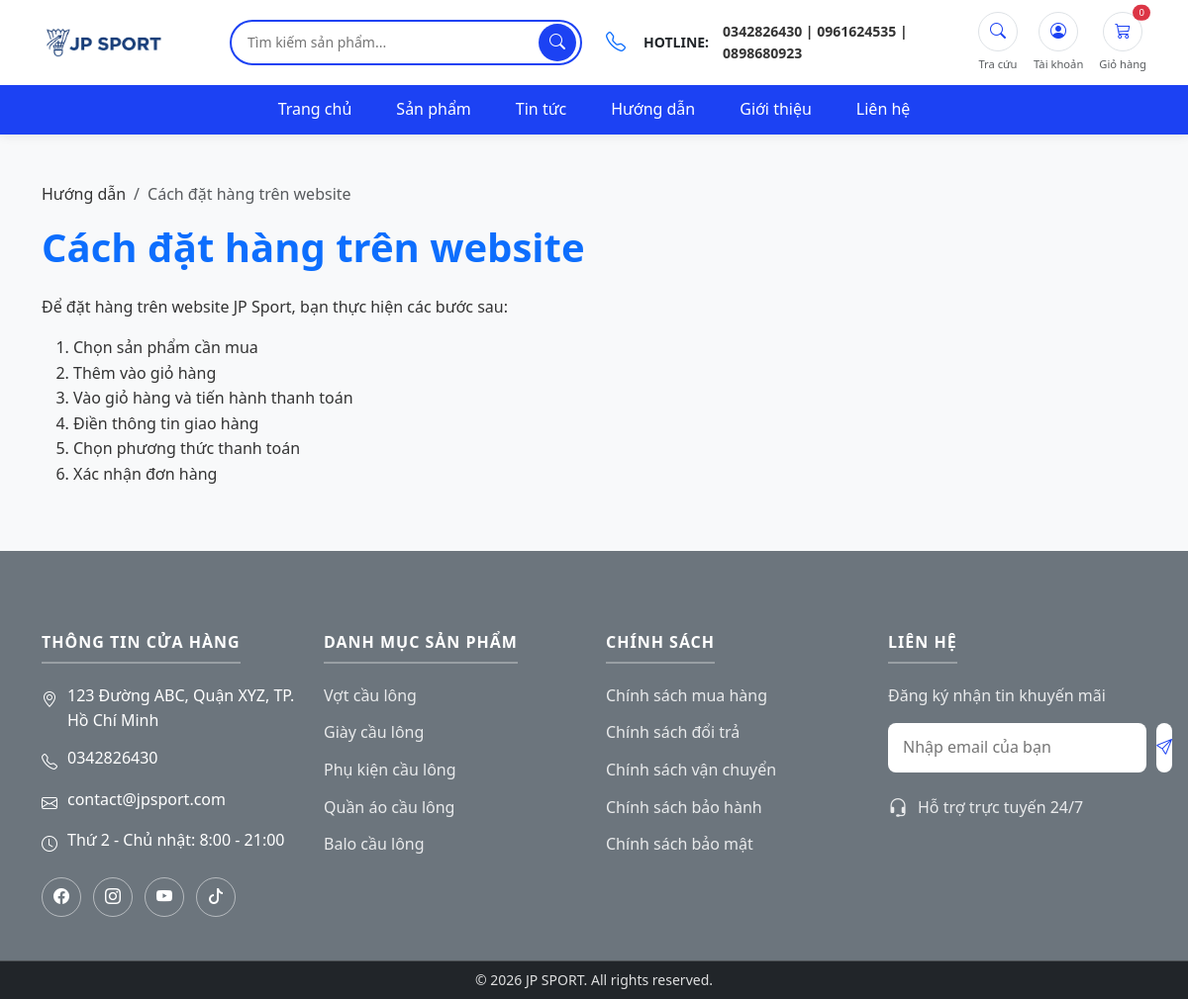
Screenshot of /guide?category=1 with the database file from the repository.
### tables this page shows
CREATE TABLE IF NOT EXISTS guide_contents (
    id INT AUTO_INCREMENT PRIMARY KEY,
    category_id INT NOT NULL,
    title VARCHAR(255) NOT NULL,
    slug VARCHAR(255) UNIQUE NOT NULL,
    content TEXT NOT NULL,
    created_at TIMESTAMP DEFAULT CURRENT_TIMESTAMP,
    updated_at TIMESTAMP DEFAULT CURRENT_TIMESTAMP ON UPDATE CURRENT_TIMESTAMP,
    FOREIGN KEY (category_id) REFERENCES guide_categories(id) ON DELETE CASCADE,
    INDEX idx_category (category_id),
    INDEX idx_slug (slug)
);

### public/index.php (called while the page is built, shortened)
<?php
require_once ROOT_PATH . '/config/database.php';
require_once ROOT_PATH . '/app/Core/Database.php';
require_once ROOT_PATH . '/app/Controllers/HomeController.php';
$url = $_GET['url'] ?? '';
$url = rtrim($url, '/');
$url = filter_var($url, FILTER_SANITIZE_URL);
$router = new Router();
$router->get('', ['controller' => 'Home', 'action' => 'index']);
$router->get('/', ['controller' => 'Home', 'action' => 'index']);
$router->get('products', ['controller' => 'Home', 'action' => 'products']);
$router->get('products/{slug}', ['controller' => 'Home', 'action' => 'productDetail']);
$router->get('categories/{slug}', ['controller' => 'Home', 'action' => 'category']);
$router->get('news', ['controller' => 'Home', 'action' => 'news']);
$router->get('news/{slug}', ['controller' => 'Home', 'action' => 'newsDetail']);
$router->get('contact', ['controller' => 'Home', 'action' => 'contact']);
$router->post('contact/send', ['controller' => 'Home', 'action' => 'contactSend']);
$router->get('contact/success', ['controller' => 'Home', 'action' => 'contactSuccess']);
$router->get('about', ['controller' => 'Home', 'action' => 'about']);
$router->get('guide', ['controller' => 'Home', 'action' => 'guide']);
$router->get('cart', ['controller' => 'Home', 'action' => 'cart']);
$router->get('cart/add', ['controller' => 'Home', 'action' => 'addToCart']);
$router->post('cart/update', ['controller' => 'Home', 'action' => 'updateCart']);
$router->post('cart/remove', ['controller' => 'Home', 'action' => 'removeCart']);
$router->get('checkout', ['controller' => 'Home', 'action' => 'checkout']);
$router->get('product', ['controller' => 'Home', 'action' => 'productDetail']);
$router->post('api/create-order', ['controller' => 'Home', 'action' => 'createOrder']);
$router->post('api/clear-cart', ['controller' => 'Home', 'action' => 'clearCart']);
$router->get('tra-cuu-don-hang', ['controller' => 'Home', 'action' => 'orderLookup']);
$router->get('profile', ['controller' => 'Home', 'action' => 'profile']);
$router->get('thanh-vien', ['controller' => 'Home', 'action' => 'profile']);
$router->get('profile/addresses', ['controller' => 'Home', 'action' => 'addresses']);
$router->post('profile/addresses', ['controller' => 'Home', 'action' => 'addresses']);
$router->post('profile/update', ['controller' => 'Home', 'action' => 'profileUpdate']);
$router->get('my-orders', ['controller' => 'Home', 'action' => 'myOrders']);
$router->get('order/{id}', ['controller' => 'Home', 'action' => 'orderDetail']);
$router->get('verify-email', ['controller' => 'Home', 'action' => 'verifyEmail']);
$router->get('login', ['controller' => 'Home', 'action' => 'login']);
$router->post('login', ['controller' => 'Home', 'action' => 'loginSubmit']);
$router->get('register', ['controller' => 'Home', 'action' => 'register']);
$router->post('register', ['controller' => 'Home', 'action' => 'registerSubmit']);
$router->get('logout', ['controller' => 'Home', 'action' => 'logout']);
$router->get('admin/login', ['controller' => 'Auth', 'action' => 'login']);
$router->post('admin/login/authenticate', ['controller' => 'Auth', 'action' => 'authenticate']);
$router->get('admin/logout', ['controller' => 'Auth', 'action' => 'logout']);
$router->get('admin/dashboard', ['controller' => 'Dashboard', 'action' => 'index']);
$router->get('admin', ['controller' => 'Dashboard', 'action' => 'profile']);
$router->get('admin/products', ['controller' => 'Product', 'action' => 'index']);
$router->get('admin/products/create', ['controller' => 'Product', 'action' => 'create']);
$router->post('admin/products/store', ['controller' => 'Product', 'action' => 'store']);
$router->get('admin/products/edit', ['controller' => 'Product', 'action' => 'edit']);
$router->post('admin/products/update', ['controller' => 'Product', 'action' => 'update']);
$router->post('admin/products/delete', ['controller' => 'Product', 'action' => 'delete']);
$router->post('admin/products/status', ['controller' => 'Product', 'action' => 'status']);
$router->get('admin/posts', ['controller' => 'Post', 'action' => 'index']);
$router->get('admin/posts/create', ['controller' => 'Post', 'action' => 'create']);
$router->post('admin/posts/store', ['controller' => 'Post', 'action' => 'store']);
$router->get('admin/posts/edit', ['controller' => 'Post', 'action' => 'edit']);
$router->post('admin/posts/update', ['controller' => 'Post', 'action' => 'update']);
$router->post('admin/posts/delete', ['controller' => 'Post', 'action' => 'delete']);
$router->post('admin/posts/status', ['controller' => 'Post', 'action' => 'status']);
$router->get('admin/categories', ['controller' => 'Category', 'action' => 'index']);
$router->get('admin/categories/create', ['controller' => 'Category', 'action' => 'create']);
$router->post('admin/categories/store', ['controller' => 'Category', 'action' => 'store']);
$router->get('admin/categories/edit', ['controller' => 'Category', 'action' => 'edit']);
$router->post('admin/categories/update', ['controller' => 'Category', 'action' => 'update']);
$router->post('admin/categories/delete', ['controller' => 'Category', 'action' => 'delete']);
$router->get('admin/brands', ['controller' => 'Brand', 'action' => 'index']);
$router->get('admin/brands/create', ['controller' => 'Brand', 'action' => 'create']);
$router->post('admin/brands/store', ['controller' => 'Brand', 'action' => 'store']);
$router->get('admin/brands/edit', ['controller' => 'Brand', 'action' => 'edit']);
$router->post('admin/brands/update', ['controller' => 'Brand', 'action' => 'update']);
$router->post('admin/brands/delete', ['controller' => 'Brand', 'action' => 'delete']);
$router->get('admin/brands/filter', ['controller' => 'Brand', 'action' => 'filter']);
$router->get('admin/orders', ['controller' => 'Order', 'action' => 'index']);
$router->get('admin/orders/view', ['controller' => 'Order', 'action' => 'show']);
$router->post('admin/orders/status', ['controller' => 'Order', 'action' => 'status']);
$router->post('admin/orders/payment-status', ['controller' => 'Order', 'action' => 'paymentStatus']);
$router->post('admin/orders/delete', ['controller' => 'Order', 'action' => 'delete']);
$router->get('admin/users', ['controller' => 'User', 'action' => 'index']);
$router->get('admin/users/create', ['controller' => 'User', 'action' => 'create']);
$router->post('admin/users/store', ['controller' => 'User', 'action' => 'store']);
$router->get('admin/users/edit', ['controller' => 'User', 'action' => 'edit']);
$router->post('admin/users/update', ['controller' => 'User', 'action' => 'update']);
$router->post('admin/users/delete', ['controller' => 'User', 'action' => 'delete']);
$router->post('admin/users/status', ['controller' => 'User', 'action' => 'status']);
$router->get('admin/contacts', ['controller' => 'Contact', 'action' => 'index']);
$router->get('admin/contacts/messenger', ['controller' => 'Contact', 'action' => 'messenger']);
$router->get('admin/guides', ['controller' => 'Guide', 'action' => 'index']);
$router->get('admin/guides/create', ['controller' => 'Guide', 'action' => 'create']);
$router->post('admin/guides/store', ['controller' => 'Guide', 'action' => 'store']);
$router->get('admin/guides/edit', ['controller' => 'Guide', 'action' => 'edit']);
$router->post('admin/guides/update', ['controller' => 'Guide', 'action' => 'update']);
$router->post('admin/guides/delete', ['controller' => 'Guide', 'action' => 'delete']);
$router->get('admin/guide-categories', ['controller' => 'Guide', 'action' => 'categories']);
$router->get('admin/guide-categories/create', ['controller' => 'Guide', 'action' => 'createCategory']);
$router->post('admin/guide-categories/store', ['controller' => 'Guide', 'action' => 'storeCategory']);
$router->get('admin/guide-categories/edit', ['controller' => 'Guide', 'action' => 'editCategory']);
$router->post('admin/guide-categories/update', ['controller' => 'Guide', 'action' => 'updateCategory']);
$router->post('admin/guide-categories/delete', ['controller' => 'Guide', 'action' => 'deleteCategory']);
$router->dispatch($url);

### app/Core/Database.php (called while the page is built, shortened)
<?php
class Database {
    private static $instance = null;
    private $pdo;
    private function __construct() {
        $dsn = "mysql:host=" . DB_HOST . ";dbname=" . DB_NAME . ";charset=" . DB_CHARSET;
        $options = [
            PDO::ATTR_ERRMODE => PDO::ERRMODE_EXCEPTION,
            PDO::ATTR_DEFAULT_FETCH_MODE => PDO::FETCH_ASSOC,
            PDO::ATTR_EMULATE_PREPARES => false,
            PDO::ATTR_PERSISTENT => false,
            PDO::MYSQL_ATTR_SSL_VERIFY_SERVER_CERT => false,
            PDO::MYSQL_ATTR_INIT_COMMAND => "SET NAMES utf8mb4 COLLATE utf8mb4_unicode_ci",
        ];
        try {
            $this->pdo = new PDO($dsn, DB_USER, DB_PASS, $options);
        } catch (PDOException $e) {
            error_log("Database Error: " . $e->getMessage());
            throw new Exception("Database connection failed");
        }
    }
    public static function getInstance() {
        if (self::$instance === null) {
            self::$instance = new self();
        }
        return self::$instance;
    }
    public function query($sql, $params = []) {
    $stmt = $this->pdo->prepare($sql);
        if (!$stmt->execute($params)) {
            print_r($stmt->errorInfo());
            throw new Exception("Query execution failed");
        }
        return $stmt;
    }
    public function fetchOne($sql, $params = []) {
        $stmt = $this->query($sql, $params);
        return $stmt->fetch();
    }
}

### app/Models/Guide.php (called while the page is built, shortened)
<?php
class Guide {
    public function getFirstContentByCategory($categoryId) {
        $db = \Database::getInstance();
        return $db->fetchOne(
            "SELECT * FROM guide_contents WHERE category_id = ? ORDER BY id ASC LIMIT 1",
            [$categoryId]
        );
    }
}

### resources/views/guide.php (the view, shortened to what this page needs)
<?php require_once ROOT_PATH . '/resources/views/layouts/header.php'; ?>
<div class="container py-5">
    <?php if (!empty($guide)): ?>
        <nav aria-label="breadcrumb" class="mb-3">
            <ol class="breadcrumb">
                <li class="breadcrumb-item"><a href="/guide">Hướng dẫn</a></li>
                <li class="breadcrumb-item active" aria-current="page"><?= htmlspecialchars($guide['title'] ?? '') ?></li>
            </ol>
        </nav>
        <h1 class="fw-bold text-primary mb-4">
            <?= htmlspecialchars($guide['title'] ?? '') ?>
        </h1>
        <div class="guide-content">
            <?= $guide['content'] ?>
        </div>
    <?php else: ?>
        <p class="text-muted">Chưa có dữ liệu hướng dẫn</p>
    <?php endif; ?>
</div>
<?php require_once ROOT_PATH . '/resources/views/layouts/footer.php'; ?>

### rows the page displays
guide_contents: title "Cách đặt hàng trên website", content "Để đặt hàng trên website JP Sport, bạn thực hiện các bước sau: Chọn sản phẩm cần mua Thêm vào giỏ hàng Vào giỏ hàng và tiến hành thanh toán Điền thông tin giao hàng Chọn phương thức thanh toán Xác nhận đơn hàng"

### other values shown
cartItemCount() "0"
